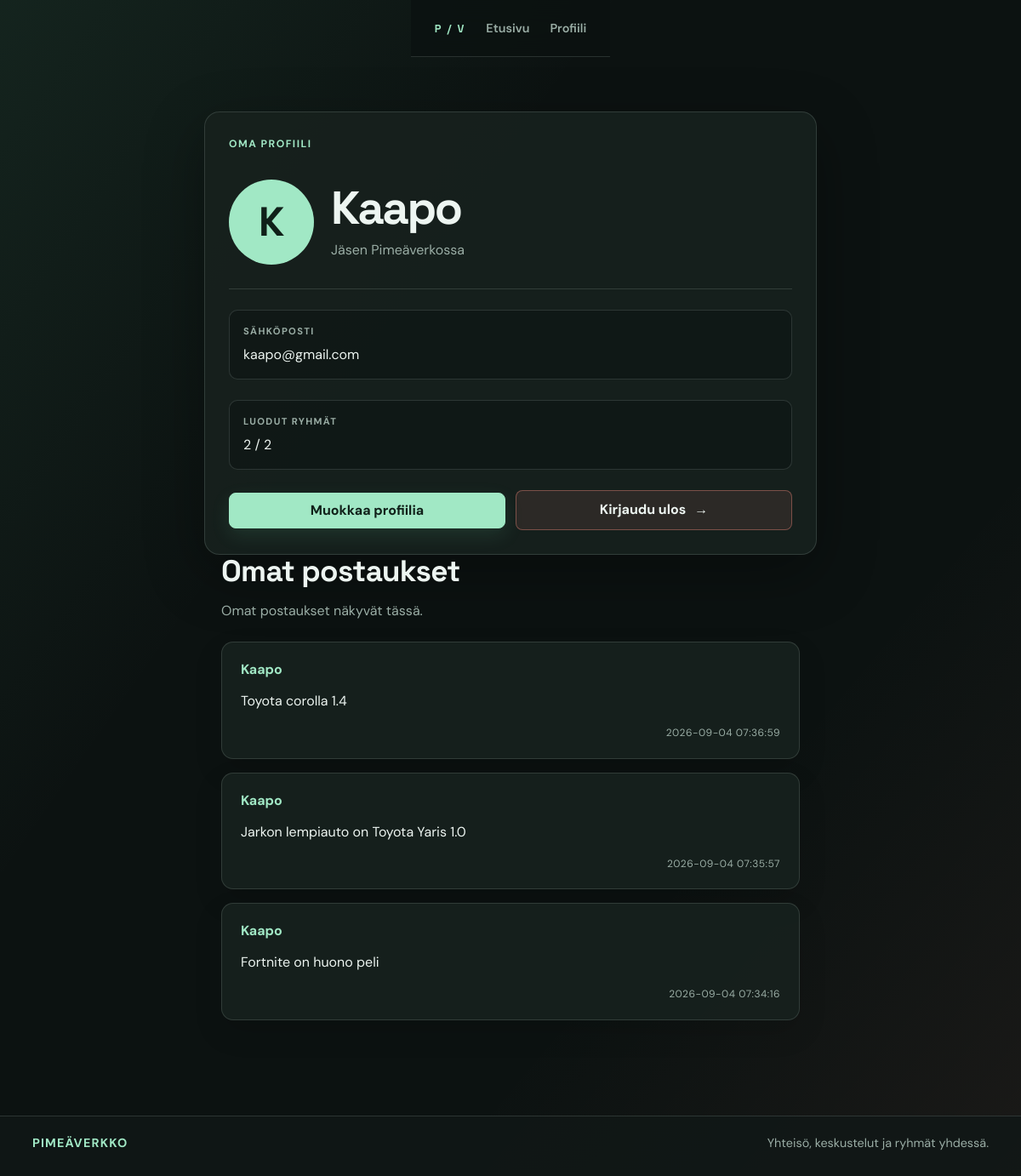
/profile.php (signed in), run on the app's committed database.
### tables this page shows
CREATE TABLE IF NOT EXISTS `user` (
  `id` int NOT NULL AUTO_INCREMENT,
  `name` varchar(128) NOT NULL,
  `email` varchar(128) NOT NULL,
  `password_hash` varchar(128) NOT NULL,
  `groups_created` int NOT NULL DEFAULT 0,
  `max_groups` int NOT NULL DEFAULT 2,
  PRIMARY KEY (`id`),
  UNIQUE KEY `email` (`email`)
);

CREATE TABLE IF NOT EXISTS `posts` (
  `id` int NOT NULL AUTO_INCREMENT,
  `group_id` int NOT NULL,
  `user_id` int NOT NULL,
  `author` varchar(50) NOT NULL,
  `content` text NOT NULL,
  `created_at` timestamp NOT NULL DEFAULT CURRENT_TIMESTAMP,
  PRIMARY KEY (`id`),
  KEY `POST_FK_user_id` (`user_id`),
  KEY `POST_FK_group_id` (`group_id`)
);

### profile.php (the view, shortened to what this page needs)
<?php
require __DIR__ . "/include/session.php";
$user_id = (int) ($_SESSION['user_id'] ?? 0);
$result = mysqli_query($conn, "SELECT id, name, email, max_groups, groups_created FROM `user` WHERE id = $user_id");
$user = mysqli_fetch_assoc($result);
$group_count = (int) $user['groups_created'];
$max_groups = (int) $user['max_groups'];
$post_result = mysqli_query($conn, "SELECT id, author, content, created_at FROM `posts` WHERE user_id = $user_id ORDER BY created_at DESC");
?>
<!DOCTYPE html>
<html lang="fi">
<head>
    <link rel="stylesheet" href="style.css">
</head>
<body class="profile-page-body">
    <?php
    include 'include/nav.php';
    ?>
    <main class="profile-page">
        <section class="profile-card" aria-labelledby="profile-title">
            <div class="profile-card__topline">
                <span class="profile-kicker">Oma profiili</span>
            </div>
            <div class="profile-card__identity">
                <span class="account-avatar-big" aria-hidden="true">
                    <?= htmlspecialchars(strtoupper(substr($user["name"], 0, 1))) ?>
                </span>
                <div>
                    <h1 id="profile-title"><?= htmlspecialchars($user["name"], ENT_QUOTES, 'UTF-8') ?></h1>
                    <p>Jäsen Pimeäverkossa</p>
                </div>
            </div>
            <div class="profile-detail">
                <span class="profile-detail__label">Sähköposti</span>
                <span class="profile-detail__value"><?= htmlspecialchars($user["email"], ENT_QUOTES, 'UTF-8') ?></span>
            </div>
            <div class="profile-detail">
                <span class="profile-detail__label">Luodut ryhmät</span>
                <span class="profile-detail__value"><?= $group_count ?> / <?= $max_groups ?></span>
            </div>
            <div class="profile-actions">
                <a class="action-button" href="edit_profile.php?id=<?php echo (int) $user['id']; ?>">
                    Muokkaa profiilia
                </a>
                <a class="logout-button" href="logout.php">
                    Kirjaudu ulos <span aria-hidden="true">&#8594;</span>
                </a>
            </div>
        </section>
        <section class="profile-posts">
            <h2>Omat postaukset</h2>
            <p>Omat postaukset näkyvät tässä.</p>
            <?php while ($post = mysqli_fetch_assoc($post_result)) { ?>
                <article class="profile-post">
                    <strong class="profile-author">
                        <?php echo htmlspecialchars($post['author'], ENT_QUOTES, 'UTF-8'); ?>
                    </strong>
                    <p><?php echo htmlspecialchars($post['content'], ENT_QUOTES, 'UTF-8'); ?></p>
                    <div class="profile-post-meta">
                        <time><?php echo htmlspecialchars($post['created_at'], ENT_QUOTES, 'UTF-8'); ?></time>
                    </div>
                </article>
            <?php } ?>
        </section>
    </main>
    <?php include 'include/footer.php'; ?>
</body>
</html>

### style.css (style rules this page uses)
:root { --ink: #edf5f1; --muted: #9aada5; --bg: #0c1211; --panel: #17211e; --panel-light: #202c28; --line: rgba(220, 241, 231, .14); --line-bright: rgba(220, 241, 231, .27); --mint: #a1e8c5; --mint-hot: #68d9a2; --coral: #ff8e82; --gold: #ffc27d; --shadow: 0 22px 70px rgba(0, 0, 0, .32); }
* { box-sizing: border-box; }
html { min-height: 100%; background: var(--bg); }
body { display: flex; flex-direction: column; min-height: 100vh; margin: 0; color: var(--ink); background: linear-gradient(125deg, rgba(104, 217, 162, .09), transparent 34%), linear-gradient(310deg, rgba(255, 142, 130, .06), transparent 30%), var(--bg); font: 400 16px/1.55 'DM Sans', 'Segoe UI', sans-serif; }
body::before { position: fixed; inset: 0; z-index: -1; pointer-events: none; content: ''; opacity: .25; background-image: linear-gradient(var(--line) 1px, transparent 1px), linear-gradient(90deg, var(--line) 1px, transparent 1px); background-size: 44px 44px; mask-image: linear-gradient(to bottom, black, transparent 72%); }
.action-button { display: inline-flex; align-items: center; justify-content: center; min-height: 42px; padding: 10px 17px; color: #102019; background: var(--mint); border: 1px solid var(--mint); border-radius: 8px; box-shadow: 0 8px 22px rgba(104, 217, 162, .12); font-weight: 700; line-height: 1.2; text-decoration: none; transition: background .18s ease, border-color .18s ease, box-shadow .18s ease, transform .18s ease; }
h1, h2 { margin: 0; font-family: 'Space Grotesk', sans-serif; line-height: 1.06; }
h1 { max-width: 820px; font-size: clamp(2.8rem, 8vw, 6.2rem); letter-spacing: -.045em; }
h2 { font-size: 1.25rem; letter-spacing: -.02em; }
main { flex: 1; max-width: 1180px; margin: auto; padding: 0 28px 36px; }
.action-button { margin-top: 24px; }
.account-avatar-big { display: grid; width: 100px; height: 100px; place-items: center; color: #102019; background: var(--mint); border-radius: 50%; font-family: 'Space Grotesk', sans-serif; font-weight: 700; font-size: 3rem; }
.profile-page-body main { flex: 1; }
.profile-page { display: grid; width: min(100% - 40px, 720px); place-items: center; padding: 64px 0 80px; }
.profile-card { width: 100%; padding: 28px; background: rgba(23, 33, 30, .92); border: 1px solid var(--line); border-radius: 18px; box-shadow: var(--shadow); }
.profile-card__topline, .profile-card__identity, .profile-actions { display: flex; align-items: center; }
.profile-card__topline { justify-content: space-between; gap: 16px; margin-bottom: 32px; }
.profile-kicker, .profile-detail__label { color: var(--mint); font-size: .76rem; font-weight: 700; letter-spacing: .12em; text-transform: uppercase; }
.profile-card__identity { gap: 20px; padding-bottom: 28px; border-bottom: 1px solid var(--line); }
.profile-card__identity h1 { margin: 0 0 8px; font-size: clamp(2rem, 6vw, 3.4rem); }
.profile-card__identity p { margin: 0; color: var(--muted); }
.profile-detail { display: grid; gap: 6px; margin: 24px 0; padding: 16px; background: rgba(12, 18, 17, .48); border: 1px solid var(--line); border-radius: 10px; }
.profile-detail__label { color: var(--muted); font-size: .7rem; }
.profile-detail__value { overflow-wrap: anywhere; color: var(--ink); }
.profile-actions { gap: 12px; }
.profile-posts { width: min(100% - 40px, 720px); margin: 0 auto 32px; display: flex; flex-direction: column; gap: 16px; }
.profile-posts h2 { margin: 0; font-size: clamp(1.6rem, 4vw, 2.2rem); }
.profile-posts > p { margin: 0 0 8px; color: var(--muted); }
.profile-post { padding: 20px 22px; background: rgba(23, 33, 30, .88); border: 1px solid var(--line); border-radius: 14px; box-shadow: 0 14px 34px rgba(0, 0, 0, .12); }
.profile-author { display: inline-block; margin-bottom: 10px; color: var(--mint); font-size: 1rem; font-weight: 700; }
.profile-post p { margin: 0; color: var(--ink); line-height: 1.75; overflow-wrap: anywhere; }
.profile-post-meta { margin-top: 14px; display: flex; justify-content: flex-end; }
.profile-post-meta time { color: var(--muted); font-size: .75rem; letter-spacing: .04em; }
.profile-actions .action-button, .logout-button { flex: 1; justify-content: center; margin-top: 0; text-align: center; }
.logout-button { display: inline-flex; align-items: center; gap: 10px; min-height: 42px; padding: 10px 17px; color: var(--ink); background: rgba(255, 142, 130, .1); border: 1px solid rgba(255, 142, 130, .38); border-radius: 8px; font-weight: 700; text-decoration: none; transition: background .18s ease, transform .18s ease; }

### data on the page
user: name "K", name "Kaapo", email "kaapo@gmail.com", groups_created "2", max_groups "2"
posts: author "Kaapo", content "Toyota corolla 1.4", created_at "2026-09-04 07:36:59"
posts: author "Kaapo", content "Jarkon lempiauto on Toyota Yaris 1.0", created_at "2026-09-04 07:35:57"
posts: author "Kaapo", content "Fortnite on huono peli", created_at "2026-09-04 07:34:16"
